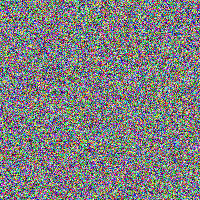
#> input picture assets/test_image.png, 200 x 200 px; its folder holds only this picture in this run
$ python -i statistical_core.py   (imports and definitions only)
#> lines starting #> are read from the running program, lines starting #| are printed output that depends on the picture; after the words box and inside, x2 and y2 are one past the last pixel; in counts of white or black regions, pixels touching at a corner belong together
"""
Unified Statistical Core Module for SIGeC-Balistica
===========================================

Este módulo centraliza todas las funcionalidades estadísticas del sistema SIGeC-Balistica,
proporcionando una interfaz unificada mientras mantiene compatibilidad hacia atrás
con los módulos existentes.

Características principales:
- Bootstrap sampling avanzado con múltiples métodos
- Análisis estadístico completo (tests, p-values, correcciones)
- Métricas de similitud con intervalos de confianza
- Análisis de componentes principales (PCA)
- Detección de outliers y clustering
- Compatibilidad completa con interfaces NIST

Basado en:
- Efron, B. & Tibshirani, R. (1993). An Introduction to the Bootstrap
- Benjamini, Y. & Hochberg, Y. (1995). Controlling the False Discovery Rate
- NIST/SEMATECH e-Handbook of Statistical Methods
- ISO 5725-2:2019 - Accuracy and precision of measurement methods

Autor: SIGeC-Balistica Development Team
Fecha: 2024
Licencia: MIT
"""

import numpy as np
import scipy.stats as stats
from scipy import optimize
from dataclasses import dataclass, field
from typing import List, Dict, Tuple, Optional, Union, Callable, Any
from enum import Enum
import warnings
from concurrent.futures import ThreadPoolExecutor
import logging
import time

# Importaciones opcionales con fallbacks
try:
    import pandas as pd
    PANDAS_AVAILABLE = True
except ImportError:
    PANDAS_AVAILABLE = False
    # Mock básico para pandas DataFrame
    class MockDataFrame:
        def __init__(self, data):
            self.data = data
        def values(self):
            return np.array(self.data)
        def columns(self):
            return list(range(len(self.data[0])))
    pd = type('MockPandas', (), {'DataFrame': MockDataFrame})()

try:
    from sklearn.decomposition import PCA
    from sklearn.preprocessing import StandardScaler
    from sklearn.cluster import KMeans, DBSCAN
    from sklearn.metrics import silhouette_score
    # Importaciones adicionales para clustering avanzado
    from sklearn.cluster import AgglomerativeClustering, SpectralClustering, OPTICS, MeanShift, Birch
    from sklearn.mixture import GaussianMixture
    from sklearn.metrics import adjusted_rand_score, normalized_mutual_info_score, calinski_harabasz_score, davies_bouldin_score
    from sklearn.neighbors import NearestNeighbors
    from sklearn.cluster import estimate_bandwidth
    SKLEARN_AVAILABLE = True
except ImportError:
    SKLEARN_AVAILABLE = False
    # Mocks básicos para sklearn
    class MockPCA:
        def __init__(self, n_components=None):
            self.n_components = n_components
        def fit_transform(self, X):
            return X[:, :self.n_components] if self.n_components else X
        def explained_variance_ratio_(self):
            return np.array([0.5, 0.3, 0.2])

    class MockStandardScaler:
        def fit_transform(self, X):
            return (X - np.mean(X, axis=0)) / np.std(X, axis=0)

    class MockKMeans:
        def __init__(self, n_clusters=2):
            self.n_clusters = n_clusters
        def fit_predict(self, X):
            return np.random.randint(0, self.n_clusters, len(X))
        def cluster_centers_(self):
            return np.random.randn(self.n_clusters, 2)

    # Asignar mocks
    PCA = MockPCA
    StandardScaler = MockStandardScaler
    KMeans = MockKMeans
    DBSCAN = MockKMeans  # Simplificado
    silhouette_score = lambda X, labels: 0.5

try:
    from scipy.cluster.hierarchy import dendrogram, linkage, fcluster
    from scipy.spatial.distance import pdist
    SCIPY_CLUSTER_AVAILABLE = True
except ImportError:
    SCIPY_CLUSTER_AVAILABLE = False
    # Mocks básicos
    def linkage(X, method='ward'):
        return np.random.randn(len(X)-1, 4)
    def fcluster(Z, t, criterion='maxclust'):
        return np.random.randint(1, t+1, len(Z)+1)

# Configurar logging
logger = logging.getLogger(__name__)

__version__ = "1.0.0"

# ============================================================================
# ENUMS Y CONSTANTES
# ============================================================================

class StatisticalTest(Enum):
    """Tipos de tests estadísticos disponibles"""
    T_TEST = "t_test"
    MANN_WHITNEY = "mann_whitney"
    WILCOXON = "wilcoxon"
    KOLMOGOROV_SMIRNOV = "kolmogorov_smirnov"
    CHI_SQUARE = "chi_square"
    FISHER_EXACT = "fisher_exact"
    PERMUTATION = "permutation"

class CorrectionMethod(Enum):
    """Métodos de corrección para múltiples comparaciones"""
    BONFERRONI = "bonferroni"
    HOLM = "holm"
    BENJAMINI_HOCHBERG = "benjamini_hochberg"
    BENJAMINI_YEKUTIELI = "benjamini_yekutieli"
    SIDAK = "sidak"

# ============================================================================
# DATA CLASSES
# ============================================================================

@dataclass
class BootstrapResult:
    """Resultado del análisis bootstrap - Compatible con nist_standards.statistical_analysis"""
    original_statistic: float
    bootstrap_statistics: np.ndarray
    confidence_interval: Tuple[float, float]
    confidence_level: float
    bias: float
    standard_error: float
    percentile_ci: Tuple[float, float]
    bca_ci: Optional[Tuple[float, float]]
    n_bootstrap: int

    # [11 lines left out: functions statistic, __post_init__, not called in this run]

@dataclass
class StatisticalTestResult:
    """Resultado de test estadístico - Compatible con nist_standards.statistical_analysis"""
    test_name: str
    statistic: float
    p_value: float
    critical_value: Optional[float]
    confidence_interval: Optional[Tuple[float, float]]
    effect_size: Optional[float]
    power: Optional[float]
    sample_size: int
    degrees_of_freedom: Optional[int]
    is_significant: bool
    alpha: float

    # [4 lines left out: function __post_init__, not called in this run]

@dataclass
class MultipleComparisonResult:
    """Resultado de corrección de múltiples comparaciones - Compatible con nist_standards.statistical_analysis"""
    original_p_values: np.ndarray
    corrected_p_values: np.ndarray
    rejected_hypotheses: np.ndarray
    correction_method: str
    alpha: float
    n_comparisons: int
    family_wise_error_rate: float
    false_discovery_rate: Optional[float]

    # [4 lines left out: function __post_init__, not called in this run]

@dataclass
class SimilarityBootstrapResult:
    """Resultado del análisis bootstrap para métricas de similitud - Compatible con matching.bootstrap_similarity"""
    similarity_score: float
    confidence_interval: Tuple[float, float]
    confidence_level: float
    bootstrap_scores: np.ndarray
    bias: float
    standard_error: float
    percentile_ci: Tuple[float, float]
    bca_ci: Optional[Tuple[float, float]]
    n_bootstrap: int
    method: str
    processing_time: float

    # Métricas específicas de matching
    match_statistics: Dict[str, float] = field(default_factory=dict)
    quality_weighted_ci: Optional[Tuple[float, float]] = None
    geometric_consistency_ci: Optional[Tuple[float, float]] = None

@dataclass
class MatchingBootstrapConfig:
    """Configuración para bootstrap de métricas de matching - Compatible con matching.bootstrap_similarity"""
    n_bootstrap: int = 1000
    confidence_level: float = 0.95
    method: str = 'bca'  # 'percentile', 'basic', 'bca'
    parallel: bool = True
    max_workers: int = 4
    stratified: bool = False
    include_quality_weighting: bool = True
    include_geometric_consistency: bool = True
    min_matches_for_bootstrap: int = 5

# ============================================================================
# CLASE PRINCIPAL UNIFICADA
# ============================================================================

class UnifiedStatisticalAnalysis:
    """
    Clase principal que unifica todas las funcionalidades estadísticas del sistema SIGeC-Balistica.

    Esta clase proporciona:
    1. Bootstrap sampling avanzado (compatible con nist_standards.statistical_analysis)
    2. Análisis de similitud con bootstrap (compatible con matching.bootstrap_similarity)
    3. Análisis estadístico general (compatible con image_processing.statistical_analyzer)
    4. Preservación completa de trazabilidad NIST
    """

    def __init__(self, random_state: Optional[int] = None):
        """
        Inicializa el analizador estadístico unificado

        Args:
            random_state: Semilla para reproducibilidad
        """
        self.random_state = random_state
        # Usar RandomState independiente en lugar del generador global
        if random_state is not None:
            self.rng = np.random.RandomState(random_state)
        else:
            self.rng = np.random.RandomState()

        # Componentes especializados
        self.scaler = StandardScaler()
        self.pca_model = None
        self.logger = logger

        logger.info("UnifiedStatisticalAnalysis inicializado correctamente")

    # ========================================================================
    # BOOTSTRAP SAMPLING (Compatible con nist_standards.statistical_analysis)
    # ========================================================================

    # [2098 lines left out: functions bootstrap_sampling, _parallel_bootstrap, _sequential_bootstrap, _bootstrap_chunk, _resample_data, _percentile_confidence_interval and 23 more, not called in this run]

    # ========================================================================
    # MÉTRICAS DE CALIDAD DE IMAGEN
    # ========================================================================

    def calculate_image_quality_metrics(
        self,
        image: np.ndarray,
        reference_image: Optional[np.ndarray] = None
    ) -> Dict[str, float]:
        """
        Calcula métricas de calidad de imagen
        Compatible con funcionalidades dispersas en image_processing
        """
        try:
            if image.ndim == 3:
                # Convertir a escala de grises si es necesario
                if image.shape[2] == 3:
                    image_gray = np.dot(image[...,:3], [0.2989, 0.5870, 0.1140])
                else:
                    image_gray = image[:,:,0]
            else:
                image_gray = image

            # Normalizar a [0, 1] si es necesario
            if image_gray.max() > 1.0:
                image_gray = image_gray / 255.0

            metrics = {}

            # Métricas sin referencia

            # 1. Contraste (RMS)
            metrics['contrast_rms'] = float(np.std(image_gray))

            # 2. Contraste Michelson
            i_max = np.max(image_gray)
            i_min = np.min(image_gray)
            if i_max + i_min > 0:
                metrics['contrast_michelson'] = float((i_max - i_min) / (i_max + i_min))
            else:
                metrics['contrast_michelson'] = 0.0

            # 3. Entropía
            hist, _ = np.histogram(image_gray.flatten(), bins=256, range=(0, 1))
            hist = hist / hist.sum()  # Normalizar
            hist = hist[hist > 0]  # Remover bins vacíos
            metrics['entropy'] = float(-np.sum(hist * np.log2(hist)))

            # 4. Uniformidad (Energy)
            metrics['uniformity'] = float(np.sum(hist ** 2))

            # 5. Sharpness (Laplacian variance)
            laplacian_kernel = np.array([[0, -1, 0], [-1, 4, -1], [0, -1, 0]])
            laplacian = np.abs(np.convolve(image_gray.flatten(), laplacian_kernel.flatten(), mode='same'))
            metrics['sharpness_laplacian'] = float(np.var(laplacian))

            # 6. Sharpness (Sobel variance)
            from scipy import ndimage
            sobel_x = ndimage.sobel(image_gray, axis=0)
            sobel_y = ndimage.sobel(image_gray, axis=1)
            sobel_magnitude = np.sqrt(sobel_x**2 + sobel_y**2)
            metrics['sharpness_sobel'] = float(np.var(sobel_magnitude))

            # 7. SNR estimado (asumiendo ruido en regiones uniformes)
            # Detectar regiones uniformes usando varianza local
            from scipy.ndimage import uniform_filter
            local_mean = uniform_filter(image_gray, size=3)
            local_var = uniform_filter(image_gray**2, size=3) - local_mean**2

            # Regiones con baja varianza se consideran uniformes
            uniform_threshold = np.percentile(local_var, 10)
            uniform_regions = local_var < uniform_threshold

            if np.sum(uniform_regions) > 0:
                signal = np.mean(image_gray[uniform_regions])
                noise = np.std(image_gray[uniform_regions])
                if noise > 0:
                    metrics['snr_estimated'] = float(20 * np.log10(signal / noise))
                else:
                    metrics['snr_estimated'] = float('inf')
            else:
                metrics['snr_estimated'] = 0.0

            # Métricas con referencia (si se proporciona)
            if reference_image is not None:
                if reference_image.ndim == 3:
                    if reference_image.shape[2] == 3:
                        ref_gray = np.dot(reference_image[...,:3], [0.2989, 0.5870, 0.1140])
                    else:
                        ref_gray = reference_image[:,:,0]
                else:
                    ref_gray = reference_image

                if ref_gray.max() > 1.0:
                    ref_gray = ref_gray / 255.0

                # Asegurar mismo tamaño
                if image_gray.shape != ref_gray.shape:
                    min_h = min(image_gray.shape[0], ref_gray.shape[0])
                    min_w = min(image_gray.shape[1], ref_gray.shape[1])
                    image_gray = image_gray[:min_h, :min_w]
                    ref_gray = ref_gray[:min_h, :min_w]

                # MSE (Mean Squared Error)
                mse = np.mean((image_gray - ref_gray) ** 2)
                metrics['mse'] = float(mse)

                # PSNR (Peak Signal-to-Noise Ratio)
                if mse > 0:
                    metrics['psnr'] = float(20 * np.log10(1.0 / np.sqrt(mse)))
                else:
                    metrics['psnr'] = float('inf')

                # SSIM (Structural Similarity Index) - implementación simplificada
                mu1 = np.mean(image_gray)
                mu2 = np.mean(ref_gray)
                sigma1_sq = np.var(image_gray)
                sigma2_sq = np.var(ref_gray)
                sigma12 = np.mean((image_gray - mu1) * (ref_gray - mu2))

                c1 = (0.01) ** 2
                c2 = (0.03) ** 2

                ssim = ((2 * mu1 * mu2 + c1) * (2 * sigma12 + c2)) / \
                       ((mu1**2 + mu2**2 + c1) * (sigma1_sq + sigma2_sq + c2))
                metrics['ssim'] = float(ssim)

                # Correlación cruzada normalizada
                correlation = np.corrcoef(image_gray.flatten(), ref_gray.flatten())[0, 1]
                metrics['correlation'] = float(correlation) if not np.isnan(correlation) else 0.0

            logger.info(f"Métricas de calidad calculadas: {len(metrics)} métricas")

            return metrics

        except Exception as e:
            logger.error(f"Error en calculate_image_quality_metrics: {str(e)}")
            return {'error': str(e)}


# ============================================================================
# ADAPTADORES PARA COMPATIBILIDAD HACIA ATRÁS
# ============================================================================

# [132 lines left out: functions create_bootstrap_adapter, create_statistical_adapter, not called in this run]


# ============================================================================
# ALIAS PARA COMPATIBILIDAD
# ============================================================================

# Alias principal para compatibilidad
StatisticalCore = UnifiedStatisticalAnalysis

# Crear instancia global por defecto (opcional)
_default_analyzer = None

# [84 lines left out: functions get_default_analyzer, create_similarity_bootstrap_function, calculate_bootstrap_confidence_interval, not called in this run]


# [33 lines not run here, left out]

>>> import cv2
>>> picture = cv2.imread('../assets/test_image.png', cv2.IMREAD_GRAYSCALE)
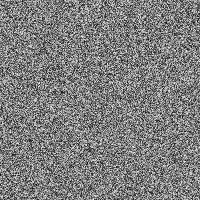
#> picture: shape (200, 200); min 2, max 252, mean 126.3
>>> result = UnifiedStatisticalAnalysis().calculate_image_quality_metrics(picture)
#> in calculate_image_quality_metrics, `i_max = np.max(image_gray)`: i_max = 0.988
#> in calculate_image_quality_metrics, `i_min = np.min(image_gray)`: i_min = 0.00784
#> in calculate_image_quality_metrics, `hist, _ = np.histogram(image_gray.flatten(), bins=256, range=(0, 1))`: hist = 256 values, max 304 at index 107, min 0 at index 0, mean 156.2
#> in calculate_image_quality_metrics, `hist = hist / hist.sum()`: hist = 256 values, max 0.0076 at index 107, min 0 at index 0, mean 0.00391
#> in calculate_image_quality_metrics, `hist = hist[hist > 0]`: hist = 250 values, max 0.0076 at index 105, min 2.5e-05 at index 0, mean 0.004
#> in calculate_image_quality_metrics, `sobel_x = ndimage.sobel(image_gray, axis=0)`:
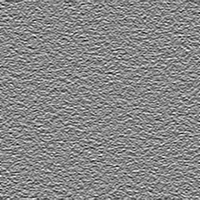
#> sobel_x: shape (200, 200) float64; min -2.65, max 2.32, mean -0.00146; drawn with min black and max white
#> in calculate_image_quality_metrics, `sobel_y = ndimage.sobel(image_gray, axis=1)`:
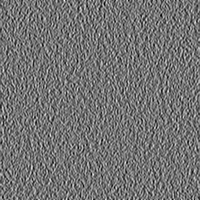
#> sobel_y: shape (200, 200) float64; min -2.33, max 2.8, mean -0.000713; drawn with min black and max white
#> in calculate_image_quality_metrics, `sobel_magnitude = np.sqrt(sobel_x**2 + sobel_y**2)`:
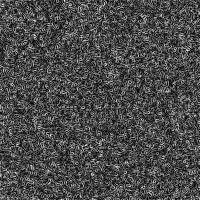
#> sobel_magnitude: shape (200, 200) float64; min 0.00784, max 2.84, mean 0.841; drawn with min black and max white
#> in calculate_image_quality_metrics, `local_mean = uniform_filter(image_gray, size=3)`:
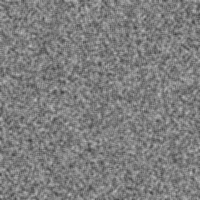
#> local_mean: shape (200, 200) float64; min 0.222, max 0.75, mean 0.495
#> in calculate_image_quality_metrics, `local_var = uniform_filter(image_gray**2, size=3) - local_mean**2`:
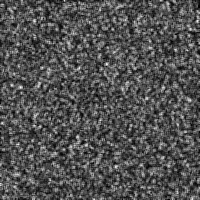
#> local_var: shape (200, 200) float64; min 0.00198, max 0.0983, mean 0.0328; drawn with min black and max white
#> in calculate_image_quality_metrics, `uniform_threshold = np.percentile(local_var, 10)`: uniform_threshold = 0.0166
#> in calculate_image_quality_metrics, `uniform_regions = local_var < uniform_threshold`:
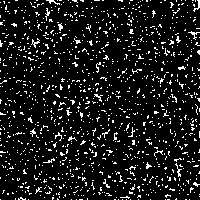
#> uniform_regions: shape (200, 200) bool; 10% white in thin lines or dots
#> in calculate_image_quality_metrics, `signal = np.mean(image_gray[uniform_regions])`: signal = 0.5
#> in calculate_image_quality_metrics, `noise = np.std(image_gray[uniform_regions])`: noise = 0.137
#> result = {'contrast_rms': 0.192, 'contrast_michelson': 0.984, 'entropy': 7.62, 'uniformity': 0.00552, 'sharpness_laplacian': 0.247, 'sharpness_sobel': 0.182, 'snr_estimated': 11.23}

$ run again, on assets/SS007_CCI BF R.png
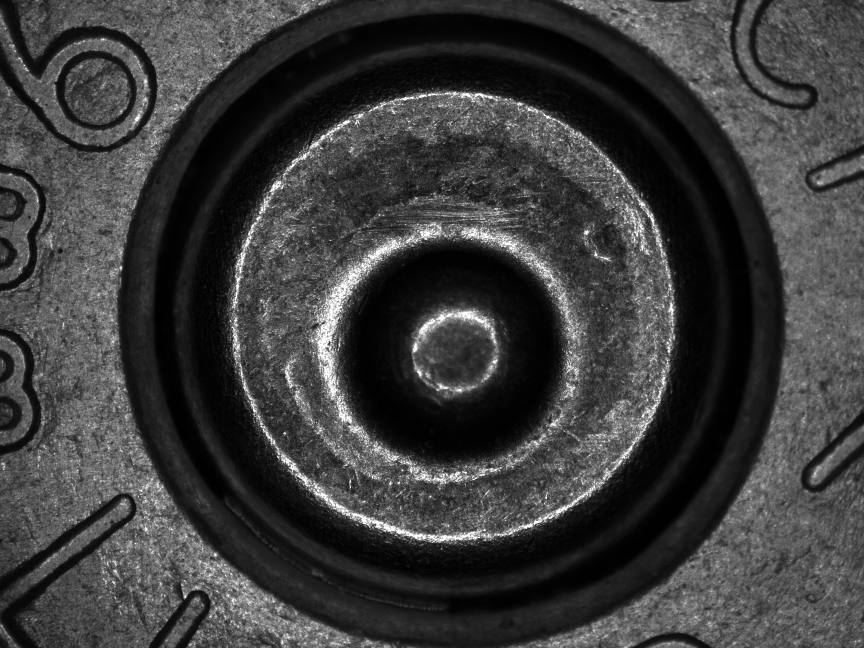
#> input picture assets/SS007_CCI BF R.png, 2592 x 1944 px (shown at 1/3 size)
#> picture is the input picture: shape (1944, 2592); min 0, max 255, mean 60.9
#> i_max = 1
#> i_min = 0
#> in calculate_image_quality_metrics, `hist, _ = np.histogram(image_gray.flatten(), bins=256, range=(0, 1))`: hist = 256 values, max 105815 at index 3, min 389 at index 252, mean 19683
#> in calculate_image_quality_metrics, `hist = hist / hist.sum()`: hist = 256 values, max 0.021 at index 3, min 7.72e-05 at index 252, mean 0.00391
#> in calculate_image_quality_metrics, `local_var = uniform_filter(image_gray**2, size=3) - local_mean**2`:
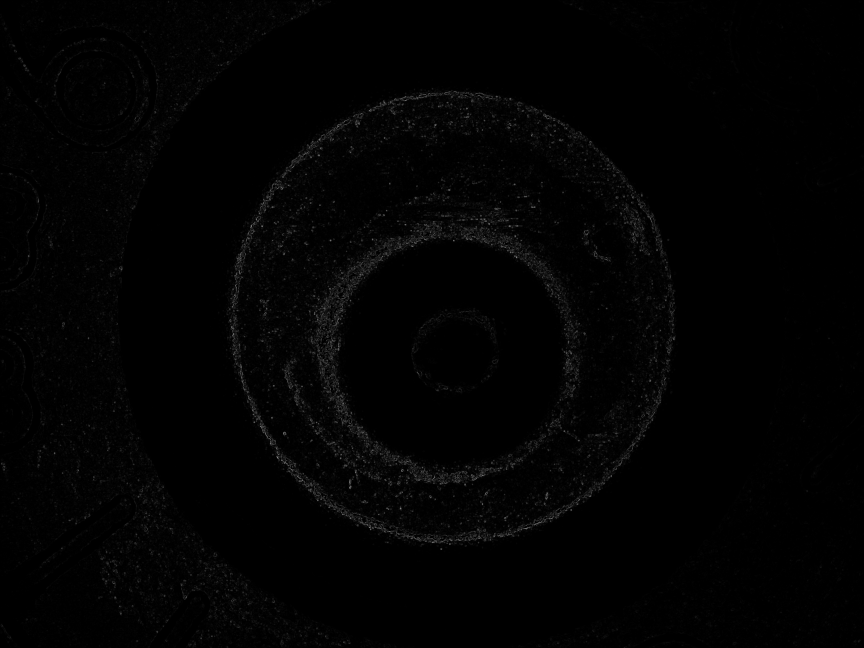
#> local_var: shape (1944, 2592) float64 (shown at 1/3 size); min -5.22e-15, max 0.138, mean 0.0015; drawn with min black and max white
#> uniform_threshold = 2.2e-05
#> in calculate_image_quality_metrics, `uniform_regions = local_var < uniform_threshold`:
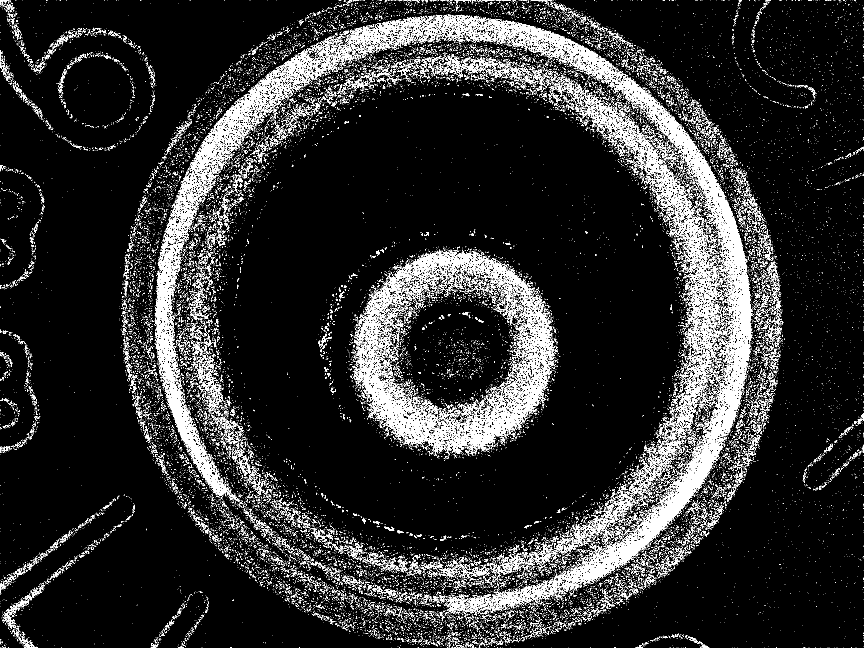
#> uniform_regions: shape (1944, 2592) bool (shown at 1/3 size); 10% white; 50150 white regions (47534 under 20 px), largest, box (x1, y1, x2, y2) and area: (1662, 233, 2256, 1750) 72112, (1061, 788, 1411, 1362) 26378, (466, 713, 689, 1488) 24186
#> signal = 0.0477
#> noise = 0.108
#> result = {'contrast_rms': 0.185, 'contrast_michelson': 1, 'entropy': 7.21, 'uniformity': 0.00808, 'sharpness_laplacian': 0.018, 'sharpness_sobel': 0.0719, 'snr_estimated': -7.09}
